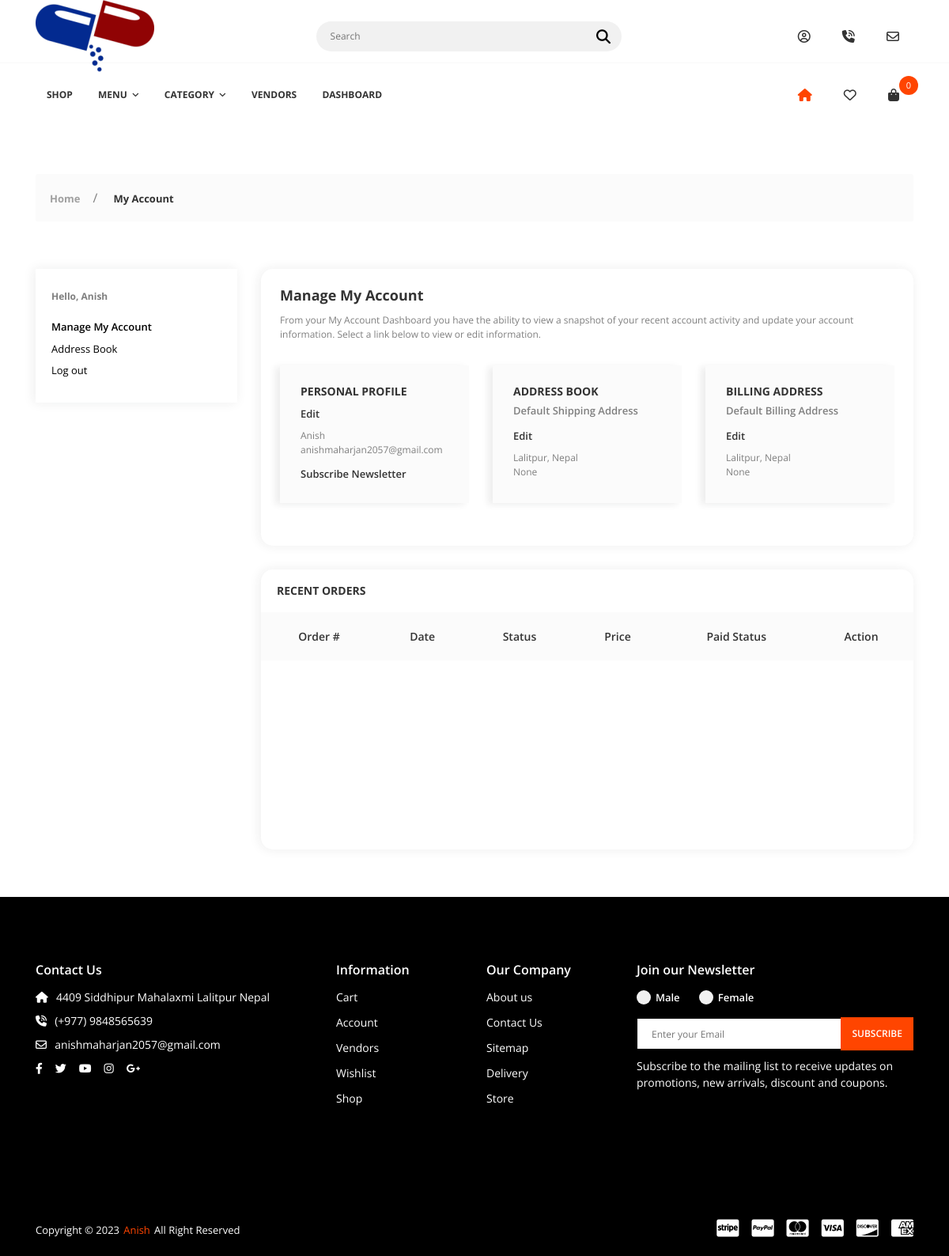
/dashboard/ (signed in), run on the app's committed database.
### userauths/models.py (models this page shows)
class User(AbstractUser):
    email = models.EmailField(unique= True)
    username = models.CharField(max_length=100)
    bio = models.CharField(max_length=255)
    USERNAME_FIELD = "email"
    REQUIRED_FIELDS = ['username']
    def __str__(self):
        return self.username

### core/models.py (models this page shows)
class Address(models.Model):
    user = models.ForeignKey(User, on_delete= models.SET_NULL, null=True)
    address = models.CharField(max_length=100 , null=True)
    contact_no = models.CharField(max_length=13 , null=True)
    email = models.CharField(max_length=100 , null=True)
    status = models.BooleanField(default=False)
    class Meta:
        verbose_name_plural = "Addresses"

### core/views.py (the view)
# urls.py: path('dashboard/', dashboard, name='dashboard'),
@login_required
def dashboard(request):
    orders = CartOrder.objects.filter(user= request.user).order_by("-id")
    address= Address.objects.filter(user=request.user)
    context = {
        "orders": orders,
        "address": address,
    }
    return render (request, 'core/dashboard.html', context)

### core/context_processor.py (called while the page is built)
def default(request):
    categories = Category.objects.all()
    subcategories = SubCategory.objects.all()
    listcategories = ListCategory.objects.all()
    products = Product.objects.all()
    try:
        address = Address.objects.get(user= request.user)
    except:
        address=None
    return{
        'categories': categories,
        'subcategories': subcategories,
        'listcategories': listcategories,
        'address': address,
        'products': products,
    }

### templates/core/dashboard.html (shortened to what this page needs)
{% extends 'partials/base.html' %}
{% load static %}
{% block content %}
        <div class="app-content">
            <div class="u-s-p-y-60">
                <div class="section__content">
                    <div class="container">
                        <div class="breadcrumb">
                            <div class="breadcrumb__wrap">
                                <ul class="breadcrumb__list">
                                    <li class="has-separator">
                                        <a href="index.html">Home</a></li>
                                    <li class="is-marked">
                                        <a href="dashboard.html">My Account</a></li>
                                </ul>
                            </div>
                        </div>
                    </div>
                </div>
            </div>
            <div class="u-s-p-b-60">
                <div class="section__content">
                    <div class="dash">
                        <div class="container">
                            <div class="row">
                                <div class="col-lg-3 col-md-12">
                                    <div class="dash__box dash__box--bg-white dash__box--shadow u-s-m-b-30">
                                        <div class="dash__pad-1">
                                            <span class="dash__text u-s-m-b-16"><strong>Hello, {{request.user|title}}</strong></span>
                                            <ul class="dash__f-list">
                                                <li>
                                                    <a class="dash-active" href="{% url 'core:dashboard' %}">Manage My Account</a></li>
                                                    <li>
                                                        <a class="dash" href="{% url 'core:addressbook' %}">Address Book</a></li>
                                                    <li>
                                                        <a href="{% url 'userauths:sign-out' %}">Log out</a></li>
                                            </ul>
                                        </div>
                                    </div>
                                </div>
                                <div class="col-lg-9 col-md-12">
                                    <div class="dash__box dash__box--shadow dash__box--radius dash__box--bg-white u-s-m-b-30">
                                        <div class="dash__pad-2">
                                            <h1 class="dash__h1 u-s-m-b-14">Manage My Account</h1>
                                            <span class="dash__text u-s-m-b-30">From your My Account Dashboard you have the ability to view a snapshot of your recent account activity and update your account information. Select a link below to view or edit information.</span>
                                            <div class="row">
                                                <div class="col-lg-4 u-s-m-b-30">
                                                    <div class="dash__box dash__box--bg-grey dash__box--shadow-2 u-h-100">
                                                        <div class="dash__pad-3">
                                                            <h2 class="dash__h2 u-s-m-b-8">PERSONAL PROFILE</h2>
                                                            <div class="dash__link dash__link--secondary u-s-m-b-8">
                                                                <a href="dash-edit-profile.html">Edit</a></div>
                                                            <span class="dash__text">{{user.username}}</span>
                                                            <span class="dash__text">{{user.email}}</span>
                                                            <div class="dash__link dash__link--secondary u-s-m-t-8">
                                                                <a data-modal="modal" data-modal-id="#dash-newsletter">Subscribe Newsletter</a></div>
                                                        </div>
                                                    </div>
                                                </div>
                                                <div class="col-lg-4 u-s-m-b-30">
                                                    <div class="dash__box dash__box--bg-grey dash__box--shadow-2 u-h-100">
                                                        <div class="dash__pad-3">
                                                            <h2 class="dash__h2 u-s-m-b-8">ADDRESS BOOK</h2>
                                                            <span class="dash__text-2 u-s-m-b-8">Default Shipping Address</span>
                                                            <div class="dash__link dash__link--secondary u-s-m-b-8">
                                                                <a href="dash-address-book.html">Edit</a></div>
                                                            {% for a in address %}
                                                                <span class="dash__text">{{a.address}}</span>
                                                                <span class="dash__text">{{a.contact_no}}</span>
                                                            {% endfor%}
                                                        </div>
                                                    </div>
                                                </div>
                                                <div class="col-lg-4 u-s-m-b-30">
                                                    <div class="dash__box dash__box--bg-grey dash__box--shadow-2 u-h-100">
                                                        <div class="dash__pad-3">
                                                            <h2 class="dash__h2 u-s-m-b-8">BILLING ADDRESS</h2>
                                                            <span class="dash__text-2 u-s-m-b-8">Default Billing Address</span>
                                                            <div class="dash__link dash__link--secondary u-s-m-b-8">
                                                                <a href="dash-address-book.html">Edit</a></div>
                                                            {% for a in address %}
                                                                <span class="dash__text">{{a.address}}</span>
                                                                <span class="dash__text">{{a.contact_no}}</span>
                                                            {% endfor%}
                                                        </div>
                                                    </div>
                                                </div>
                                            </div>
                                        </div>
                                    </div>
                                    <div class="dash__box dash__box--shadow dash__box--bg-white dash__box--radius">
                                        <h2 class="dash__h2 u-s-p-xy-20">RECENT ORDERS</h2>
                                        <div class="dash__table-wrap gl-scroll">
                                            <table class="dash__table">
                                                <thead>
                                                    <tr>
                                                        <th>Order #</th>
                                                        <th>Date</th>
                                                        <th>Status</th>
                                                        <th>Price</th>
                                                        <th>Paid Status</th>
                                                        <th>Action</th>
                                                    </tr>
                                                </thead>
                                            </table>
                                        </div>
                                    </div>
                                </div>
                            </div>
                        </div>
                    </div>
                </div>
            </div>
        </div>
{% endblock content %}

### data on the page
User: user "Anish", username "Anish", email "anishmaharjan2057@gmail.com"
Address: address "Lalitpur, Nepal", contact_no "None"

### other printed values
{{ request.session.cart_data_obj|length }} "0"
